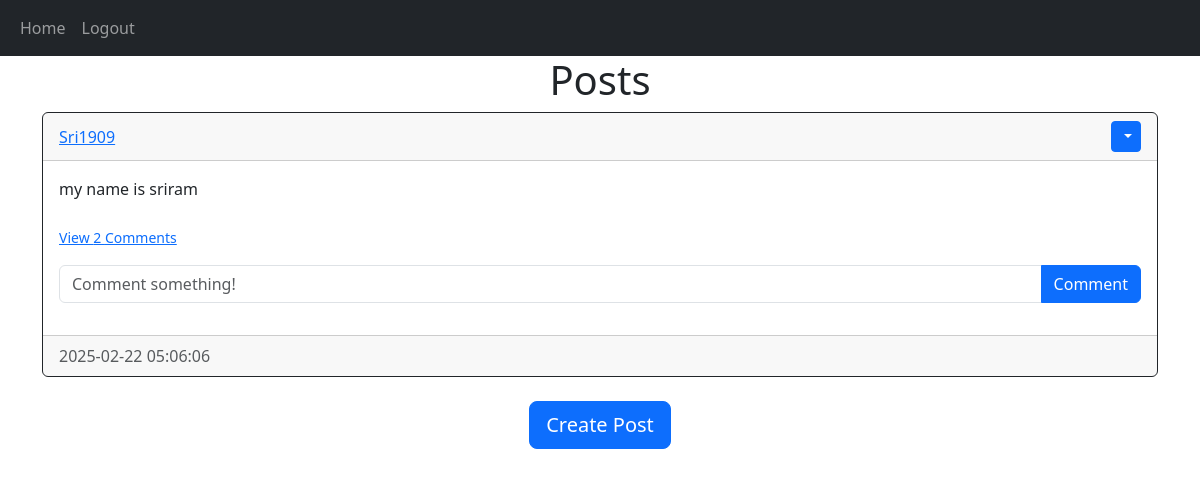
The page /home (signed in) on the database as committed earlier.
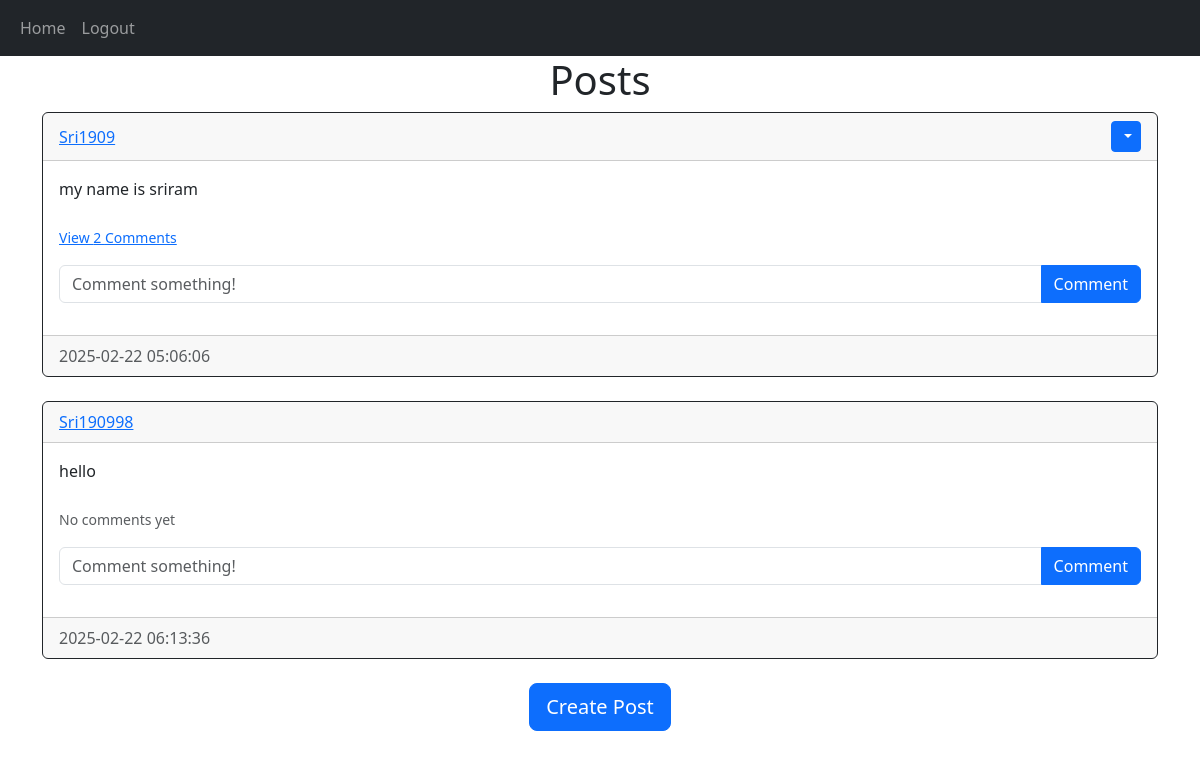
The same page on the database as committed later.
### website/models.py (models this page shows)
class Post(db.Model):
    id= db.Column(db.Integer,primary_key=True)
    text= db.Column(db.Text,nullable=False)
    author= db.Column(db.Integer,db.ForeignKey("user.id", ondelete="CASCADE"),nullable=False)
    date= db.Column(db.DateTime(timezone=True),default=func.now())
    comments= db.relationship("Comment",backref="post", passive_deletes=True)

class User(UserMixin,db.Model):
    id= db.Column(db.Integer,primary_key=True)
    email= db.Column(db.String(150),unique=True)
    username= db.Column(db.String(150),unique=True)
    password= db.Column(db.String(150))
    date= db.Column(db.DateTime(timezone=True),default=func.now())
    posts= db.relationship("Post",backref="user", passive_deletes=True)
    comments= db.relationship("Comment",backref="user", passive_deletes=True)

### website/views.py (the view)
@views.route("/")
@views.route("/home")
@login_required
def home():
    posts = Post.query.join(User, Post.author == User.id).all()
    return render_template("home.html",user=current_user,posts=posts)

### website/__init__.py (called while the page is built)
def create_app():
    app=Flask(__name__)
    app.config['SECRET_KEY']="helloworld"
    app.config['SQLALCHEMY_DATABASE_URI'] = f'sqlite:///{DB_NAME}'
    db.init_app(app)
    from .views import views
    from .auth import auth
    app.register_blueprint(views,url_prefix="/")
    app.register_blueprint(auth,url_prefix="/")
    from .models import User , Post , Comment
    create_database(app)
    login_manager=LoginManager()
    login_manager.login_view="auth.login"
    login_manager.init_app(app)
    @login_manager.user_loader
    def load_user(user_id):
        return User.query.get(int(user_id))
    return app

### website/templates/home.html
{% extends "post_div.html" %} {% block title %}Home{% endblock %}

### website/templates/post_div.html (shortened to what this page needs)
{% extends "base.html" %} {% block title %}Home{% endblock %}{% block content %}
<h1 align="center">{% block header %}Posts{% endblock %}</h1>
    <div id="posts">
    {% for post in posts %}
    <div class="card border-dark">
        <div class="card-header d-flex justify-content-between align-items-center">
            <a href="/post/{{post.user.username}}">{{post.user.username}}</a>
            {% if user.id == post.author %}
            <div class="btn-group">
                <button class="btn btn-sm btn-primary dropdown-toggle" type="button" data-bs-toggle="dropdown">
                </button>
            </div>
            {% endif %}
        </div>
        <div class="card-body">
            <div class="card-text">{{post.text}}</div>
            <br>
            <p class="card-text">
            {% if post.comments|length > 0 %}
            <a data-bs-toggle="collapse" href="#comments-{{post.id}}" role="button">
            <small>View {{post.comments|length}} Comments</small>
            </a>
            {% else %}
            <small class="text-muted">No comments yet</small>
            {%- endif %}
            </p>
            <form class="input-group mb-3" method="POST" action="/create-comment/{{post.id}}">
                <input type="text" id="text" name="text" class="form-control" placeholder="Comment something!">
                <button class="btn btn-primary" type="submit">Comment</button>
            </form>
        </div>
        <div class="card-footer text-muted">{{post.date.strftime('%Y-%m-%d %H:%M:%S')}}</div>
    </div>
    <br>
    {% endfor %}
</div>
{% block footer %}
    <div align="center">
        <a href="/create-post">
            <button type="button" class="btn btn-primary btn-lg">
                Create Post
            </button></a>
    </div>
{% endblock %}
{% endblock %}

### website/templates/base.html (shortened to what this page needs)
<!DOCTYPE html>
<html lang="en">
<head>
    <link href="https://cdn.jsdelivr.net/npm/bootstrap@5.3.3/dist/css/bootstrap.min.css" rel="stylesheet">
</head>
<body>
    <nav class= "navbar navbar-expand-lg navbar-dark bg-dark ">
        <div class="container-fluid">
            <div class="collapse navbar-collapse" id="navbar">
                <div class="navbar-nav">
                    <a class="nav-item nav-link" href="/home">Home</a>
                {% if current_user.is_authenticated %}
                     <a class="nav-item nav-link" href="/logout">Logout</a>
                {%else%}
                    <a class="nav-item nav-link" href="/login">Login</a>
                    <a class="nav-item nav-link" href="/sign-up">Sign Up</a>
                {%endif%}
                </div>
            </div>
        </div>
    </nav>
    <div class="container">{% block content %}{% endblock %}</div>
</body>
</html>

Rows that differ between the two databases and show on the page:
added Post: user.username "Sri190998", text "hello", shows "No comments yet", date "2025-02-22 06:13:36"
